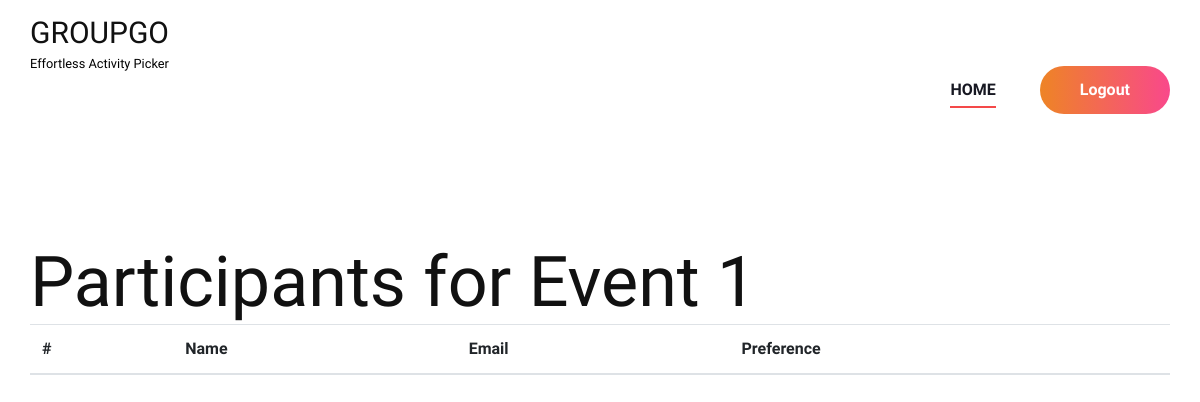
The app's page /event/participants/1/, older data.
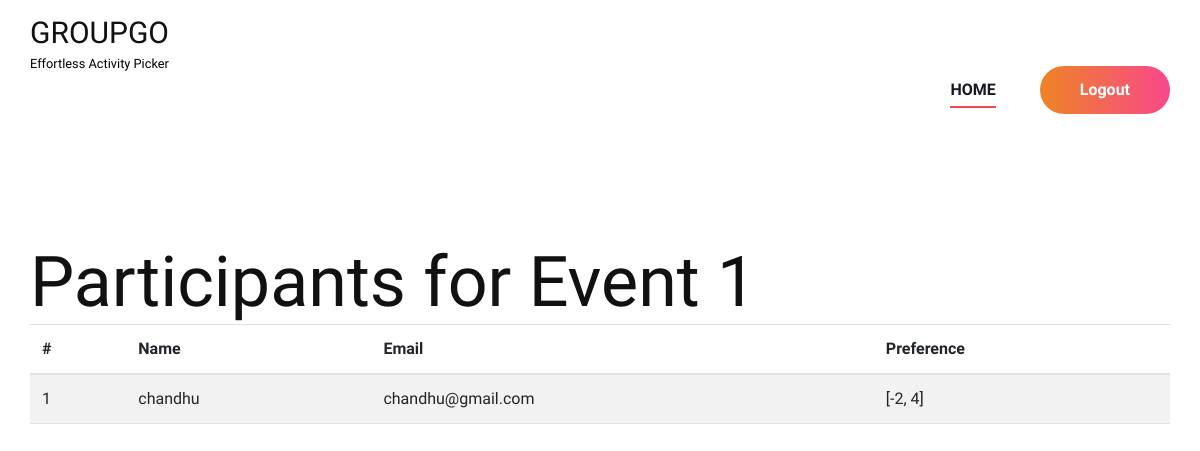
The same page, newer data.
### AllocationAdmin/models.py (models this page shows)
class Event(models.Model):
    name=models.CharField(max_length=50)
    description=models.TextField(null=True,blank=True)
    min_participants=models.IntegerField()
    max_participants=models.IntegerField()
    code=models.CharField(max_length=50,unique=True)
    is_active = models.BooleanField(default=True)
    created_by=models.ForeignKey(User,on_delete=models.CASCADE)
    created_on=models.DateTimeField(auto_now_add=True)

class ParticipantActivity(models.Model):
    participant = models.ForeignKey(Participant, on_delete=models.CASCADE)
    event = models.ForeignKey(Event, on_delete=models.CASCADE)
    preferences = models.TextField()  # Or use JSONField for JSON string

class Participant(models.Model):
    name=models.CharField(max_length=50)
    email=models.EmailField()
    is_active=models.BooleanField(default=True)
    created_on=models.DateTimeField(auto_now_add=True)
    updated_on=models.DateTimeField(auto_now=True)
    assigned_to=models.ForeignKey(Event,on_delete=models.CASCADE,null=True)

### AllocationAdmin/views.py (the view)
# urls.py: path('event/participants/<str:id>/',views.list_participants,name="list_participants"),
def list_participants(request, id):
    event = Event.objects.get(id=id)
    participant_activities = ParticipantActivity.objects.filter(event=event)
    return render(request, "Organizer/Status.html", {"event": event, "participant_activities": participant_activities})

### templates/Organizer/Status.html (shortened to what this page needs)
{% extends 'Organizer/Head.html'%}
{% load static %}
{% block content %}
<br><br><br><br>
<!DOCTYPE html>
<html lang="en">
<head>
</head>
<body>
    <div class="container">
        <h1>Participants for {{ event.name }}</h1>
        <table id="myTable" class="table table-striped" style="width:100%">
            <thead>
                <tr>
                    <th>#</th>
                    <th>Name</th>
                    <th>Email</th>
                    <th>Preference</th>
                </tr>
            </thead>
            <tbody>
                {% for participant_activity in participant_activities %}
                <tr>
                    <td>{{forloop.counter}}</td>
                    <td>{{ participant_activity.participant.name }}</td>
                    <td>{{ participant_activity.participant.email }}</td>
                    <td>{{ participant_activity.preferences|safe }}</td>
                </tr>
                {% endfor %}
            </tbody>
        </table>
    </div>
</body>
</html>
<br><br><br><br><br><br><br><br><br><br><br><br><br><br><br><br><br><br><br><br><br>
{% endblock content %}

### templates/Organizer/Head.html (shortened to what this page needs)
{% load static %}
<!DOCTYPE html>
<html lang="zxx">
<head>
  <link rel="stylesheet" href="https://cdn.datatables.net/1.10.24/css/dataTables.bootstrap4.min.css">
  <link href="https://cdn.jsdelivr.net/npm/bootstrap@5.3.0-alpha3/dist/css/bootstrap.min.css" rel="stylesheet"
>
    <link rel="stylesheet" href="{% static 'Main/css/bootstrap.min.css' %}" type="text/css">
    <link rel="stylesheet" href="{% static 'Main/css/font-awesome.min.css' %}" type="text/css">
    <link rel="stylesheet" href="{% static 'Main/css/elegant-icons.css' %}" type="text/css">
    <link rel="stylesheet" href="{% static 'Main/css/owl.carousel.min.css' %}" type="text/css">
    <link rel="stylesheet" href="{% static 'Main/css/magnific-popup.css' %}" type="text/css">
    <link rel="stylesheet" href="{% static 'Main/css/slicknav.min.css' %}" type="text/css">
    <link rel="stylesheet" href="{% static 'Main/css/style.css' %}" type="text/css">
    <link rel="stylesheet" href="{% static 'Form/form.css' %}" />
</head>
<body>
    <header class="header-section">
        <div class="container">
            <div class="logo" style="padding-top: 15px !important;">
                <a href="{% url 'home' %}" class="">
                    <h3>GROUPGO</h3> <span class="small text-black">Effortless Activity Picker</span>
                </a>
            </div>
            <div class="nav-menu" style="padding-top:36px ;">
                <nav class="mainmenu mobile-menu">
                    <ul>
                        <li class="active"><a href="{% url 'index' %}">Home</a></li>
                    </ul>
                </nav>
                <a href="{% url 'logout' %}" class="primary-btn top-btn">Logout</a>
            </div>
        </div>
    </header>
    {% block content %}
    {% endblock content %}

### static/Main/css/style.css (style rules this page uses)
html, body { height: 100%; font-family: "Work Sans", sans-serif; -webkit-font-smoothing: antialiased; font-smoothing: antialiased; }
h1, h2, h3, h4, h5, h6 { margin: 0; color: #111111; font-weight: 400; font-family: "Work Sans", sans-serif; }
h1 { font-size: 70px; }
h3 { font-size: 30px; }
ul, ol { padding: 0; margin: 0; }
.primary-btn { display: inline-block; font-size: 16px; font-weight: 600; padding: 12px 40px; color: #ffffff; text-align: center; border-radius: 50px; background-image: -webkit-gradient(linear, left top, right top, from(#ee8425), to(#f9488b)), -webkit-gradient(linear, left top, right top, from(#ee8425), to(#f9488b)); background-image: -o-linear-gradient(left, #ee8425 0%, #f9488b 100%), -o-linear-gradient(left, #ee8425 0%, #f9488b 100%); background-image: linear-gradient(to right, #ee8425 0%, #f9488b 100%), linear-gradient(to right, #ee8425 0%, #f9488b 100%); }
.header-section { display: -webkit-box; display: -ms-flexbox; display: flex; }
.logo { float: left; padding-top: 36px; padding-bottom: 37px; }
.logo a { display: inline-block; }
.nav-menu { float: right; }
.nav-menu .mainmenu { display: inline-block; }
.nav-menu .mainmenu ul li { display: inline-block; list-style: none; margin-right: 40px; position: relative; }
.nav-menu .mainmenu ul li.active a:after { opacity: 1; }
.nav-menu .mainmenu ul li a { font-size: 16px; color: #171822; text-transform: uppercase; font-weight: 600; padding: 42px 0; position: relative; display: inline-block; }
.nav-menu .mainmenu ul li a:after { position: absolute; left: 0; bottom: 36px; height: 2px; width: 100%; background: #F44949; content: ""; opacity: 0; -webkit-transition: all 0.3s; -o-transition: all 0.3s; transition: all 0.3s; }
.nav-menu .primary-btn.top-btn { margin: 27px 0; }
@media only screen and (min-width: 1200px) { .container { max-width: 1170px; } }

Row changes from the older to the newer data that the page shows:
added ParticipantActivity: participant.name "chandhu", participant.email "chandhu@gmail.com", preferences "[-2, 4]"
